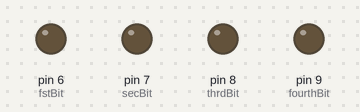
Recording of a sketch running on a simulated Arduino Uno, built with avr-gcc and run on an emulated ATmega328P. Shown: output pins drawn as LEDs (lit = HIGH).

Above: at 0.5 s.
At 2.5 s:
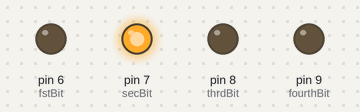
At 4.5 s:
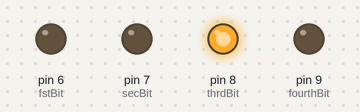
At 9.5 s:
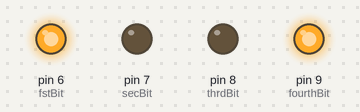
At 14.5 s:
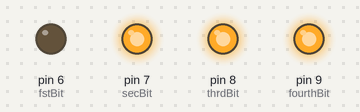
At 19.5 s:
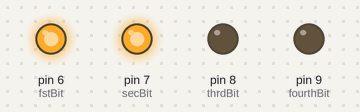
Timing chart, 0 to 20.8 s (numbered marks = the images above):
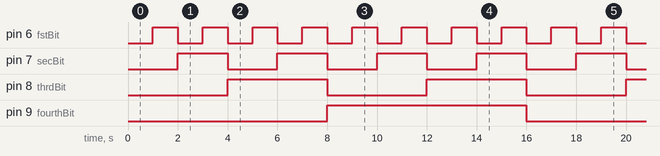

Measured:
- by itself, pin 6 (fstBit): alternates HIGH for 1.0 s and LOW for 1.0 s
- by itself, pin 7 (secBit): alternates HIGH for 2.0 s and LOW for 2.0 s
- by itself, pin 8 (thrdBit): alternates HIGH for 4.0 s and LOW for 4.0 s
- by itself, pin 9 (fourthBit): alternates HIGH for 8.0 s and LOW for 8.0 s

The sketch:

BinCounter.ino
```cpp
int fstBit = 6;
int secBit = 7;
int thrdBit = 8;
int fourthBit = 9;


void setup() {
  pinMode(fstBit, OUTPUT);
  pinMode(secBit, OUTPUT);
  pinMode(thrdBit, OUTPUT);
  pinMode(fourthBit, OUTPUT);
}

void binBlink(int fBlink, int sBlink, int thrdBlink, int fourBlink){
  digitalWrite(fstBit, fBlink);
  digitalWrite(secBit, sBlink);
  digitalWrite(thrdBit, thrdBlink);
  digitalWrite(fourthBit, fourBlink);
  delay(1000);
}


void loop() {
  for (int k=0; k<16; k++){
    int i = k;
    int fBlink = i%2;
    i/=2;
    int sBlink = i%2;
    i/=2;
    int thrdBlink = i%2;
    i/=2;
    int fourBlink = i%2;
    binBlink(fBlink, sBlink, thrdBlink, fourBlink);
  }
}
```
